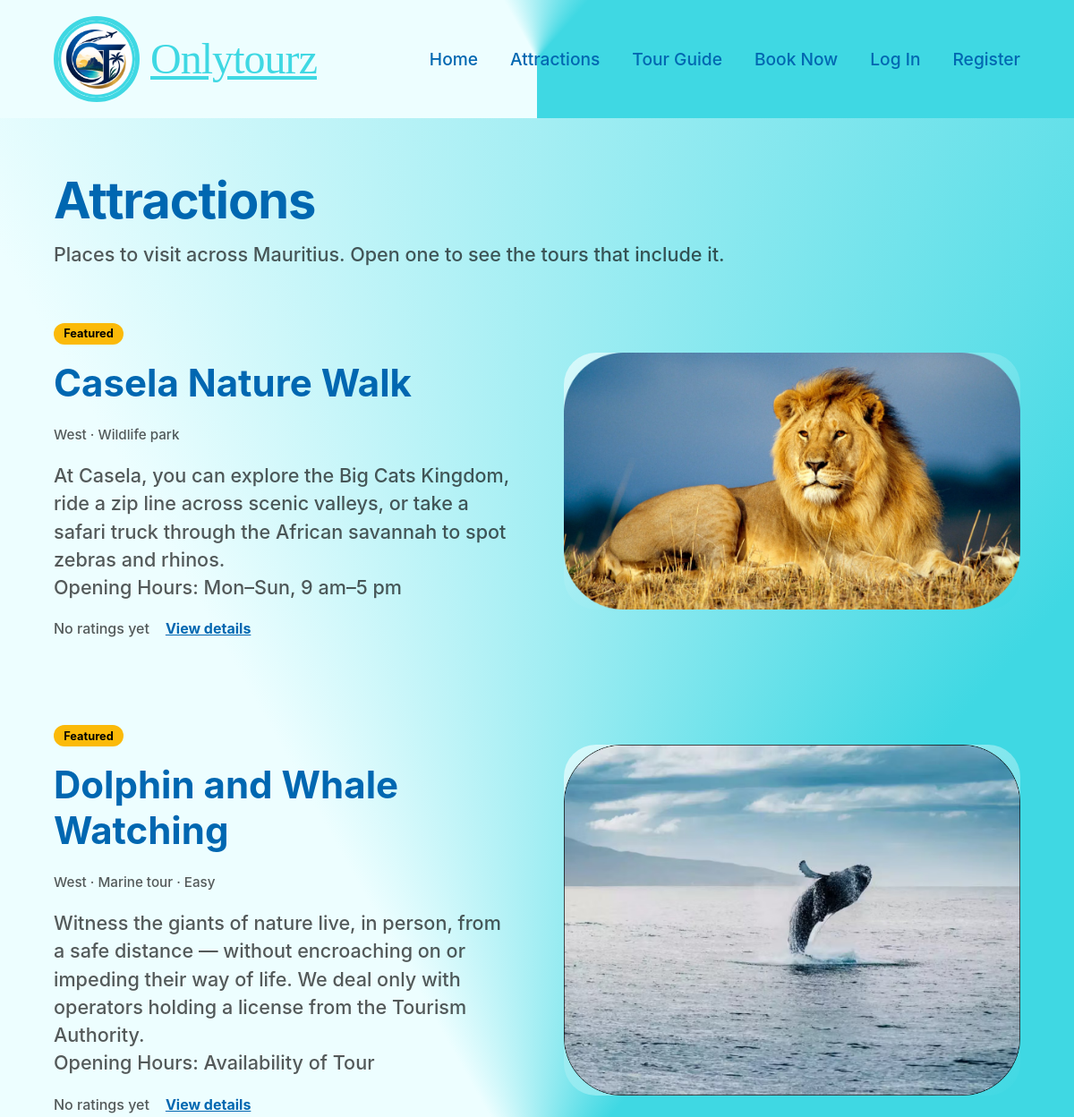
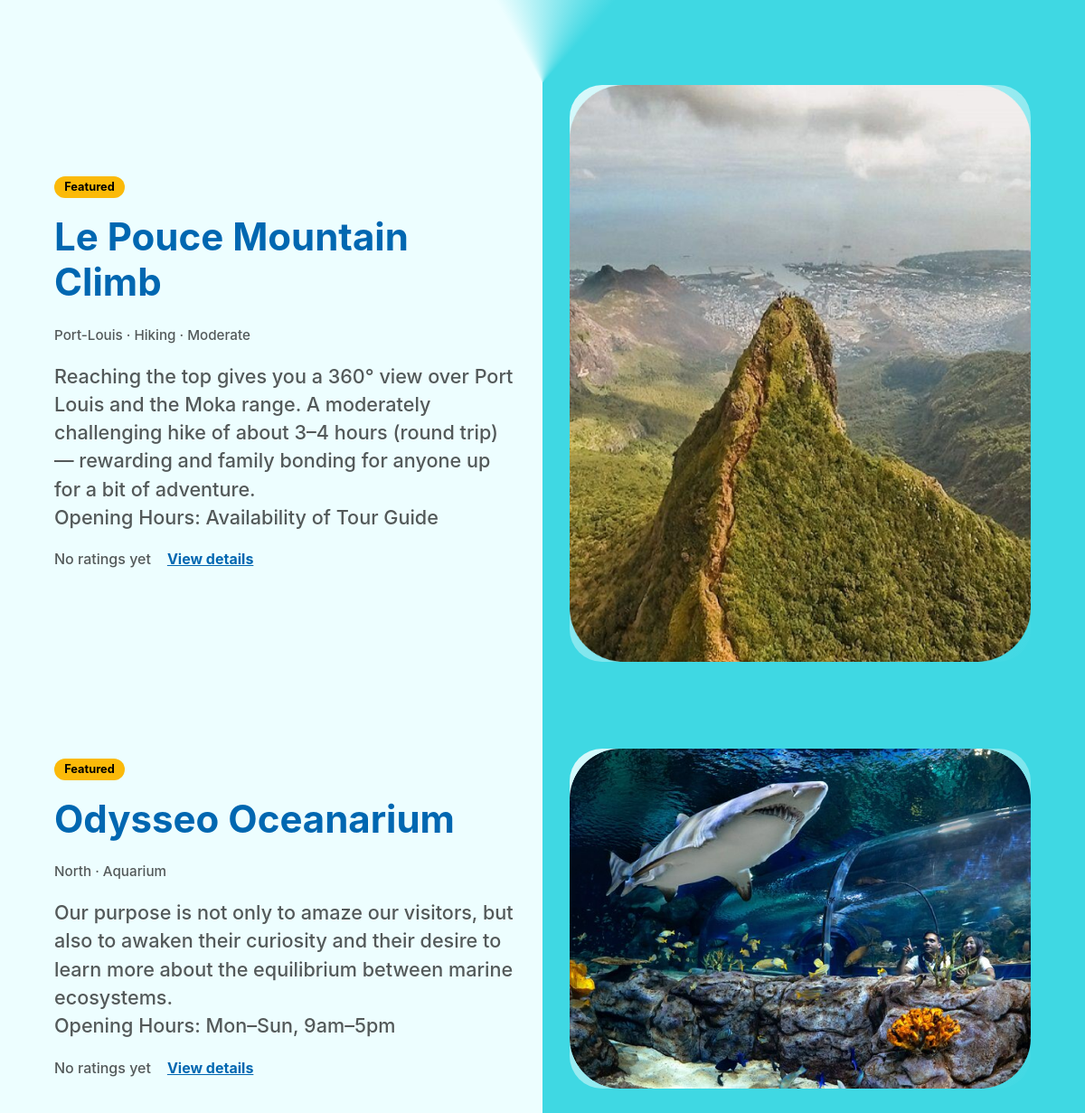
The page /attractions/ on the database its author committed (2 pictures, top to bottom).
### OnlyToursApp/models.py (models this page shows, shortened)
class Attractions(models.Model):
	DIFFICULTY_LEVEL_CHOICES = (("EASY", "Easy"),
		("MODERATE", "Moderate"),
		("DIFFICULT", "Difficult"),	)
	AttractionID = models.AutoField(primary_key=True, help_text='Unique ID for the attraction')
	Name = models.CharField(null=False, blank=False, max_length=200, help_text='Enter the name of the attraction')
	Description = models.TextField(null=False, blank=False, help_text='Enter a description of the attraction')
	Region = models.CharField(null=False, blank=False, max_length=100, help_text='Enter the region of the attraction')
	IsFeatured = models.BooleanField(default=False, help_text='Indicate whether the attraction is featured')
	Longitude = models.DecimalField(null=False, blank=False, max_digits=10, decimal_places=7, help_text='Enter the longitude of the attraction')
	Latitude = models.DecimalField(null=False, blank=False, max_digits=10, decimal_places=7, help_text='Enter the latitude of the attraction')
	Distance = models.DecimalField(null=True, blank=True, max_digits=10, decimal_places=2, help_text='Enter the distance to the attraction')
	DifficultyLevel = models.CharField(null=True, blank=True, max_length=50, choices=DIFFICULTY_LEVEL_CHOICES, help_text='Select the difficulty level of the attraction')
	Type = models.CharField(null=False, blank=False, max_length=100, help_text='Enter the type of attraction')
	DateAdded = models.DateField(null=False, blank=False, help_text='Enter the date the attraction was added')
	Image = models.ImageField(upload_to='attractions/', blank=True, help_text='Upload a photo of the attraction')
	def get_absolute_url(self):
		return reverse('OnlyToursApp:attraction_detail', args=[self.pk])

### OnlyToursApp/views.py (the view)
# urls.py: path('attractions/', views.AttractionsListView.as_view(), name='attractions'),
class AttractionsListView(ListView):
	model = Attractions
	template_name = 'attractions.html'
	context_object_name = 'attractions'
	paginate_by = 6
	def get_queryset(self):
		return attractions_with_rating().order_by('-IsFeatured', 'Name')

### OnlyToursApp/views.py (called while the page is built)
def attractions_with_rating():
	return Attractions.objects.annotate(
		avg_rating=Avg('listings__booking__review__Rating'),
		review_count=Count('listings__booking__review'),
	)

### OnlyToursApp/templates/attractions.html (shortened to what this page needs)
{% extends 'base.html' %}
{% load static %}
{% block extra_css %}
  <link rel="stylesheet" href="{% static 'css/attractions.css' %}?v=2">
{% endblock %}
{% block content %}
<div class="attractions-page site-brand-gradient">
  <div class="attractions-inner">
    <div class="attractions-intro">
      <h1 class="attractions-title">Attractions</h1>
      <p class="attractions-lead">Places to visit across Mauritius. Open one to see the tours that include it.</p>
    </div>
    <div class="attractions-list">
      {% for attraction in attractions %}
      <article class="attraction-row">
        <div class="attraction-content">
          {% if attraction.IsFeatured %}<span class="attraction-badge">Featured</span>{% endif %}
          <h2 class="attraction-row-title">
            <a href="{{ attraction.get_absolute_url }}">{{ attraction.Name }}</a>
          </h2>
          <p class="attraction-tags">{{ attraction.Region }} &middot; {{ attraction.Type }}{% if attraction.DifficultyLevel %} &middot; {{ attraction.get_DifficultyLevel_display }}{% endif %}</p>
          <p class="attraction-copy">{{ attraction.Description|truncatechars:260|linebreaksbr }}</p>
          <div class="attraction-row-foot">
            {% include 'partials/rating.html' with attraction=attraction %}
            <a class="attraction-more" href="{{ attraction.get_absolute_url }}">View details</a>
          </div>
        </div>
        <a class="attraction-image" href="{{ attraction.get_absolute_url }}" tabindex="-1" aria-hidden="true">
          {% if attraction.Image %}<img src="{{ attraction.Image.url }}" alt="{{ attraction.Name }}" loading="lazy">{% else %}<span class="attraction-photo-none">&#127796;</span>{% endif %}
        </a>
      </article>
      {% empty %}
      <p class="attraction-empty">No attractions have been added yet.</p>
      {% endfor %}
    </div>
  </div>
</div>
{% endblock %}

### OnlyToursApp/templates/partials/rating.html (shortened to what this page needs)
{% if attraction.review_count %}
  <span class="rating"><span class="rating-star" aria-hidden="true">&#9733;</span> {{ attraction.avg_rating|floatformat:1 }}
    <span class="rating-count">({{ attraction.review_count }} review{{ attraction.review_count|pluralize }})</span></span>
{% else %}
  <span class="rating rating-none">No ratings yet</span>
{% endif %}

### OnlyToursApp/static/css/base.css (style rules this page uses)
:root { --logo: #3fd8e3; --headings: #0067b1; --accent: #fbba09; --text-body: rgba(0, 0, 0, 0.65); --input-bg: #efeded; --font-script: "Brush Script MT", "Segoe Script", cursive; --font-body: "Inter", system-ui, -apple-system, "Segoe UI", Roboto, Helvetica, Arial, sans-serif; --space-xs: clamp(0.5rem, 1vw, 0.75rem); --space-sm: clamp(0.75rem, 1.5vw, 1.25rem); --space-md: clamp(1.25rem, 3vw, 2.5rem); --space-lg: clamp(2rem, 5vw, 4rem); --space-xl: clamp(3rem, 8vw, 6rem); --radius-lg: clamp(20px, 3vw, 40px); --max-content-width: 1280px; }
*, *::before, *::after { box-sizing: border-box; }
html { -webkit-text-size-adjust: 100%; }
body { margin: 0; padding: 0; font-family: var(--font-body); color: #000; background: #ffffff; line-height: 1.5; overflow-x: hidden; }
a { text-decoration: none; color: inherit; }
img { max-width: 100%; display: block; }
.site-brand-gradient { background: conic-gradient( from 180deg at 50% 50%, rgba(237, 254, 255, 1) 41.8%, rgba(63, 216, 227, 1) 61.5% ); }
body { display: flex; flex-direction: column; min-height: 100vh; }

### OnlyToursApp/static/css/attractions.css (style rules this page uses)
.attractions-page { min-height: 70vh; padding: var(--space-lg) var(--space-lg) var(--space-xl); }
.attractions-inner { max-width: var(--max-content-width); margin: 0 auto; }
.attractions-intro { margin-bottom: var(--space-lg); }
.attractions-title { margin: 0 0 var(--space-xs); color: var(--headings); font-weight: 700; font-size: clamp(2rem, 5vw, 3.5rem); line-height: 1.15; letter-spacing: -0.02em; }
.attractions-lead { margin: 0; color: var(--text-body); font-weight: 500; font-size: clamp(1rem, 1.8vw, 1.35rem); }
.attractions-list { display: flex; flex-direction: column; gap: var(--space-xl); }
.attraction-row { display: flex; flex-wrap: wrap; align-items: center; justify-content: center; gap: var(--space-lg); }
.attraction-content { flex: 1 1 320px; display: flex; flex-direction: column; align-items: flex-start; gap: var(--space-sm); }
.attraction-row-title { margin: 0; font-weight: 700; font-size: clamp(1.75rem, 3.5vw, 2.75rem); line-height: 1.2; }
.attraction-row-title a { color: var(--headings); }
.attraction-row .attraction-copy { font-weight: 500; font-size: clamp(1rem, 1.8vw, 1.35rem); line-height: 1.45; flex: none; }
.attraction-row-foot { display: flex; flex-wrap: wrap; align-items: center; gap: var(--space-sm); }
.attraction-image { flex: 1 1 320px; max-width: 560px; display: block; border-radius: var(--radius-lg); overflow: hidden; background: linear-gradient(135deg, #d9f9fb, #3fd8e3); }
.attraction-image img { width: 100%; height: auto; display: block; transition: transform 0.2s ease; }
.attraction-tags { margin: 0.25rem 0 0; color: var(--text-body); font-size: 0.95rem; font-weight: 500; }
.attraction-badge { display: inline-block; padding: 0.15rem 0.7rem; border-radius: 999px; background: var(--accent); color: #000; font-size: 0.8rem; font-weight: 700; }
.attraction-copy { margin: 0; color: var(--text-body); line-height: 1.5; flex: 1; }
.attraction-more { color: var(--headings); font-weight: 700; text-decoration: underline; }
.rating { font-weight: 700; }
.rating-none { color: var(--text-body); font-weight: 500; }

### rows shown on the page
Attractions: IsFeatured "Featured", Name "Casela Nature Walk", Region "West", Type "Wildlife park", Description "At Casela, you can explore the Big Cats Kingdom, ride a zip line across scenic valleys, or take a safari truck through the African savannah to spot zebras and rhinos. Opening Hours: Mon–Sun, 9 am–5 pm", shows "No ratings yet", Image (picture)
Attractions: IsFeatured "Featured", Name "Dolphin and Whale Watching", Region "West", Type "Marine tour", DifficultyLevel "Easy", Description "Witness the giants of nature live, in person, from a safe distance — without encroaching on or impeding their way of life. We deal only with operators holding a license from the Tourism Authority. Opening Hours: Availability of Tour", shows "No ratings yet", Image (picture)
Attractions: IsFeatured "Featured", Name "Le Pouce Mountain Climb", Region "Port-Louis", Type "Hiking", DifficultyLevel "Moderate", Description "Reaching the top gives you a 360° view over Port Louis and the Moka range. A moderately challenging hike of about 3–4 hours (round trip) — rewarding and family bonding for anyone up for a bit of adventure. Opening Hours: Availability of Tour Guide", shows "No ratings yet", Image (picture)
Attractions: IsFeatured "Featured", Name "Odysseo Oceanarium", Region "North", Type "Aquarium", Description "Our purpose is not only to amaze our visitors, but also to awaken their curiosity and their desire to learn more about the equilibrium between marine ecosystems. Opening Hours: Mon–Sun, 9am–5pm", shows "No ratings yet", Image (picture)
